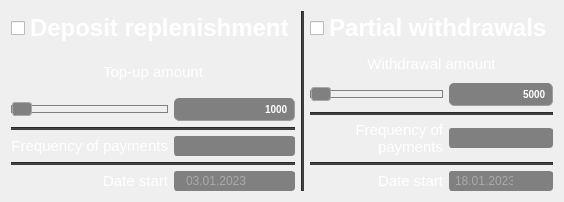
     <widget class="QWidget" name="horizontalLayoutWidget_2">
      <property name="geometry">
       <rect>
        <x>10</x>
        <y>290</y>
        <width>501</width>
        <height>202</height>
       </rect>
      </property>
      <layout class="QHBoxLayout" name="horizontalLayout_2">
       <item>
        <layout class="QGridLayout" name="gridLayout_5">
         <item row="4" column="0" colspan="2">
          <widget class="Line" name="line_11">
           <property name="styleSheet">
            <string notr="true">* {
	
	background-color: rgb(60, 60, 61);
}</string>
           </property>
           <property name="orientation">
            <enum>Qt::Horizontal</enum>
           </property>
          </widget>
         </item>
         <item row="7" column="1">
          <widget class="QDateEdit" name="dateEdit_in">
           <property name="enabled">
            <bool>false</bool>
           </property>
           <property name="styleSheet">
            <string notr="true">QDateEdit::down-arrow {
    image: url(:/icons/img/arrow_down);
}

QDateEdit {
    border: 1px solid gray;
    border-radius: 3px;
    padding: 1px 18px 1px 3px;
    min-width: 6em;
	color: white;
}

QDateEdit:editable {
    background: gray;
	color: white;
}

QDateEdit:!editable, QDateEdit::drop-down:editable {
     background: qlineargradient(x1: 0, y1: 0, x2: 0, y2: 1,
                                 stop: 0 #ea7d00, stop: 0.4 #ea7d00,
                                 stop: 0.5 #ea7d00, stop: 1.0 #ea7d00);
	color: white;
}

/* QComboBox gets the &quot;on&quot; state when the popup is open */
QDateEdit:!editable:on, QDateEdit::drop-down:editable:on{
    background: qlineargradient(x1: 0, y1: 0, x2: 0, y2: 1,
                                stop: 0 #ea7d00, stop: 0.4 #ea7d00,
                                stop: 0.5 #ea7d00, stop: 1.0 #ea7d00);
}

QDateEdit:on { /* shift the text when the popup opens */
    padding-top: 3px;
    padding-left: 4px;
	color: white;
}

QDateEdit::drop-down {
    subcontrol-origin: padding;
    subcontrol-position: top right;
    width: 20px;
	color: white;
    border-left-width: 1px;
    border-left-color: gray;
    border-left-style: solid; /* just a single line */
    border-top-right-radius: 3px; /* same radius as the QComboBox */
    border-bottom-right-radius: 3px;
}

QDateEdit::down-arrow:on { /* shift the arrow when popup is open */
    top: 1px;
    left: 1px;
	color: white;
}

QDateEdit::disabled {
	color: darkgray;
}

QDateEdit::drop-down:disabled {
     background: qlineargradient(x1: 0, y1: 0, x2: 0, y2: 1,
                                 stop: 0 gray, stop: 0.4 gray,
                                 stop: 0.5 gray, stop: 1.0 gray);
}

QDateEdit QAbstractItemView 
{
	outline: 1px;  
    selection-background-color: #ea7d00;
    selection-color: white;
	color: white;
	alternate-background-color: #6D6D6D;
}


QCalendarWidget QToolButton#qt_calendar_prevmonth 
{
    qproperty-icon: url(:/icons/img/back);
}

QCalendarWidget QToolButton#qt_calendar_nextmonth 
{
    qproperty-icon: url(:/icons/img/forward);
}

QCalendarWidget QWidget#qt_calendar_monthbutton, #qt_calendar_yearbutton
{
    selection-background-color: #ea7d00;
    selection-color: white;
	color: white;
}

QCalendarWidget QToolButton::menu-indicator {
    image: none; 
}

QCalendarWidget QToolButton QMenu {

    selection-background-color: #ea7d00;
    selection-color: white;
	color: white;
}</string>
           </property>
           <property name="inputMethodHints">
            <set>Qt::ImhPreferNumbers</set>
           </property>
           <property name="wrapping">
            <bool>false</bool>
           </property>
           <property name="alignment">
            <set>Qt::AlignCenter</set>
           </property>
           <property name="buttonSymbols">
            <enum>QAbstractSpinBox::UpDownArrows</enum>
           </property>
           <property name="currentSection">
            <enum>QDateTimeEdit::DaySection</enum>
           </property>
           <property name="displayFormat">
            <string>dd.MM.yyyy</string>
           </property>
           <property name="calendarPopup">
            <bool>true</bool>
           </property>
           <property name="currentSectionIndex">
            <number>0</number>
           </property>
           <property name="timeSpec">
            <enum>Qt::LocalTime</enum>
           </property>
           <property name="date">
            <date>
             <year>2023</year>
             <month>1</month>
             <day>3</day>
            </date>
           </property>
          </widget>
         </item>
         <item row="1" column="0" colspan="2">
          <widget class="QLabel" name="label_in">
           <property name="enabled">
            <bool>false</bool>
           </property>
           <property name="styleSheet">
            <string notr="true">* {
     font:  15px;
	color: rgb(255, 255, 255);
}</string>
           </property>
           <property name="text">
            <string>Top-up amount</string>
           </property>
           <property name="alignment">
            <set>Qt::AlignCenter</set>
           </property>
           <property name="wordWrap">
            <bool>true</bool>
           </property>
          </widget>
         </item>
         <item row="7" column="0">
          <widget class="QLabel" name="label_date_in">
           <property name="enabled">
            <bool>false</bool>
           </property>
           <property name="layoutDirection">
            <enum>Qt::LeftToRight</enum>
           </property>
           <property name="styleSheet">
            <string notr="true">* {
     font:  15px;
	color: rgb(255, 255, 255);
}</string>
           </property>
           <property name="text">
            <string>Date start</string>
           </property>
           <property name="alignment">
            <set>Qt::AlignRight|Qt::AlignTrailing|Qt::AlignVCenter</set>
           </property>
           <property name="wordWrap">
            <bool>true</bool>
           </property>
          </widget>
         </item>
         <item row="5" column="1">
          <widget class="QComboBox" name="comboBox_period_in">
           <property name="enabled">
            <bool>false</bool>
           </property>
           <property name="styleSheet">
            <string notr="true">QComboBox::down-arrow {
    image: url(:/icons/img/arrow_down);
}

QComboBox {
    border: 1px solid gray;
    border-radius: 3px;
    padding: 1px 18px 1px 3px;
    min-width: 6em;
	color: white;
}

QComboBox:editable {
    background: gray;
	color: white;
}

QComboBox:!editable, QComboBox::drop-down:editable {
     background: qlineargradient(x1: 0, y1: 0, x2: 0, y2: 1,
                                 stop: 0 #ea7d00, stop: 0.4 #ea7d00,
                                 stop: 0.5 #ea7d00, stop: 1.0 #ea7d00);
	color: white;
}

/* QComboBox gets the &quot;on&quot; state when the popup is open */
QComboBox:!editable:on, QComboBox::drop-down:editable:on{
    background: qlineargradient(x1: 0, y1: 0, x2: 0, y2: 1,
                                stop: 0 #ea7d00, stop: 0.4 #ea7d00,
                                stop: 0.5 #ea7d00, stop: 1.0 #ea7d00);
	color: white;
}

QComboBox:on { /* shift the text when the popup opens */
    padding-top: 3px;
    padding-left: 4px;
	color: white;
}

QComboBox::drop-down {
    subcontrol-origin: padding;
    subcontrol-position: top right;
    width: 20px;
	color: white;
    border-left-width: 1px;
    border-left-color: gray;
    border-left-style: solid; /* just a single line */
    border-top-right-radius: 3px; /* same radius as the QComboBox */
    border-bottom-right-radius: 3px;
}

QComboBox::down-arrow:on { /* shift the arrow when popup is open */
    top: 1px;
    left: 1px;
	color: white;
}

QComboBox::drop-down:disabled {
     background: qlineargradient(x1: 0, y1: 0, x2: 0, y2: 1,
                                 stop: 0 gray, stop: 0.4 gray,
                                 stop: 0.5 gray, stop: 1.0 gray);
	color: white;
}

QComboBox QAbstractItemView {

    selection-background-color: rgb(234, 126, 0);
    selection-color: white;
	color: white;
}</string>
           </property>
           <property name="editable">
            <bool>true</bool>
           </property>
          </widget>
         </item>
         <item row="6" column="0" colspan="2">
          <widget class="Line" name="line_12">
           <property name="styleSheet">
            <string notr="true">* {
	
	background-color: rgb(60, 60, 61);
}</string>
           </property>
           <property name="orientation">
            <enum>Qt::Horizontal</enum>
           </property>
          </widget>
         </item>
         <item row="2" column="0">
          <widget class="QSlider" name="horSlider_sum_in">
           <property name="enabled">
            <bool>false</bool>
           </property>
           <property name="styleSheet">
            <string notr="true">QSlider::groove:horizontal {
    border: 1px solid rgb(196, 105, 1);
    height: 6px; /* the groove expands to the size of the slider by default. by giving it a height, it has a fixed size */
    background: qlineargradient(x1:0, y1:0, x2:0, y2:1, stop:0 , stop:1 );
    margin: 2px 0;
}

QSlider::handle:horizontal {
    background: qlineargradient(x1:0, y1:0, x2:1, y2:1, stop:0 #ea7d00, stop:1 #ea7d00);
    border: 1px solid rgb(196, 105, 1);
    width: 18px;
    margin: -4px 0; /* handle is placed by default on the contents rect of the groove. Expand outside the groove */
    border-radius: 3px;
}
QSlider::groove:disabled{
	border: 1px solid gray;
    height: 6px; /* the groove expands to the size of the slider by default. by giving it a height, it has a fixed size */
    background: qlineargradient(x1:0, y1:0, x2:0, y2:1, stop:0 , stop:1 );
    margin: 2px 0;
}
QSlider::handle:disabled {
    background: qlineargradient(x1:0, y1:0, x2:1, y2:1, stop:0 gray, stop:1 gray);
    border: 1px solid darkgray;
    width: 18px;
    margin: -4px 0; /* handle is placed by default on the contents rect of the groove. Expand outside the groove */
    border-radius: 3px;
}
</string>
           </property>
           <property name="minimum">
            <number>100</number>
           </property>
           <property name="maximum">
            <number>1000000</number>
           </property>
           <property name="singleStep">
            <number>1000</number>
           </property>
           <property name="pageStep">
            <number>10000</number>
           </property>
           <property name="value">
            <number>100</number>
           </property>
           <property name="sliderPosition">
            <number>100</number>
           </property>
           <property name="orientation">
            <enum>Qt::Horizontal</enum>
           </property>
          </widget>
         </item>
         <item row="2" column="1">
          <widget class="QLineEdit" name="lineEdit_sum_in">
           <property name="enabled">
            <bool>false</bool>
           </property>
           <property name="styleSheet">
            <string notr="true">QLineEdit {
     background-color: gray;
	color: #fff;
     border-radius: 5px;
     font:  bold 10px;
     padding: 3px;
	border-style: outset;
	border-width: 0px 1px 1px 0px;
	border-color: rgb(158, 158, 158);
 }</string>
           </property>
           <property name="inputMethodHints">
            <set>Qt::ImhDigitsOnly</set>
           </property>
           <property name="inputMask">
            <string/>
           </property>
           <property name="text">
            <string>1000</string>
           </property>
           <property name="alignment">
            <set>Qt::AlignRight|Qt::AlignTrailing|Qt::AlignVCenter</set>
           </property>
          </widget>
         </item>
         <item row="5" column="0">
          <widget class="QLabel" name="label_period_in">
           <property name="enabled">
            <bool>false</bool>
           </property>
           <property name="styleSheet">
            <string notr="true">* {
     font:  15px;
	color: rgb(255, 255, 255);
}</string>
           </property>
           <property name="text">
            <string>Frequency of payments</string>
           </property>
           <property name="alignment">
            <set>Qt::AlignRight|Qt::AlignTrailing|Qt::AlignVCenter</set>
           </property>
           <property name="wordWrap">
            <bool>true</bool>
           </property>
          </widget>
         </item>
         <item row="0" column="0" colspan="2">
          <widget class="QCheckBox" name="checkBox_dep_in">
           <property name="font">
            <font>
             <pointsize>18</pointsize>
             <italic>false</italic>
             <bold>true</bold>
            </font>
           </property>
           <property name="layoutDirection">
            <enum>Qt::LeftToRight</enum>
           </property>
           <property name="styleSheet">
            <string notr="true">* {
	font: bold text-wrap;
	color: white;
}

QCheckBox::indicator:unchecked {
	image: url(:/icons/img/unchecked);
	width: 20px;
	height: 20px;
}

QCheckBox::indicator:checked {
	image: url(:/icons/img/checked50);
	width: 20px;
	height: 20px;
}</string>
           </property>
           <property name="text">
            <string>Deposit replenishment</string>
           </property>
          </widget>
         </item>
        </layout>
       </item>
       <item>
        <widget class="Line" name="line_7">
         <property name="styleSheet">
          <string notr="true">* {
	
	background-color: rgb(60, 60, 61);
}</string>
         </property>
         <property name="orientation">
          <enum>Qt::Vertical</enum>
         </property>
        </widget>
       </item>
       <item>
        <layout class="QGridLayout" name="gridLayout_4">
         <item row="4" column="0">
          <widget class="QLabel" name="label_period_out">
           <property name="enabled">
            <bool>false</bool>
           </property>
           <property name="styleSheet">
            <string notr="true">* {
     font:  15px;
	color: rgb(255, 255, 255);
}</string>
           </property>
           <property name="text">
            <string>Frequency of payments</string>
           </property>
           <property name="alignment">
            <set>Qt::AlignRight|Qt::AlignTrailing|Qt::AlignVCenter</set>
           </property>
           <property name="wordWrap">
            <bool>true</bool>
           </property>
          </widget>
         </item>
         <item row="4" column="1">
          <widget class="QComboBox" name="comboBox_period_out">
           <property name="enabled">
            <bool>false</bool>
           </property>
           <property name="styleSheet">
            <string notr="true">QComboBox::down-arrow {
    image: url(:/icons/img/arrow_down);
}

QComboBox {
    border: 1px solid gray;
    border-radius: 3px;
    padding: 1px 18px 1px 3px;
    min-width: 6em;
	color: white;
}

QComboBox:editable {
    background: gray;
	color: white;
}

QComboBox:!editable, QComboBox::drop-down:editable {
     background: qlineargradient(x1: 0, y1: 0, x2: 0, y2: 1,
                                 stop: 0 #ea7d00, stop: 0.4 #ea7d00,
                                 stop: 0.5 #ea7d00, stop: 1.0 #ea7d00);
	color: white;
}

/* QComboBox gets the &quot;on&quot; state when the popup is open */
QComboBox:!editable:on, QComboBox::drop-down:editable:on{
    background: qlineargradient(x1: 0, y1: 0, x2: 0, y2: 1,
                                stop: 0 #ea7d00, stop: 0.4 #ea7d00,
                                stop: 0.5 #ea7d00, stop: 1.0 #ea7d00);
	color: white;
}

QComboBox:on { /* shift the text when the popup opens */
    padding-top: 3px;
    padding-left: 4px;
	color: white;
}

QComboBox::drop-down {
    subcontrol-origin: padding;
    subcontrol-position: top right;
    width: 20px;
	color: white;
    border-left-width: 1px;
    border-left-color: gray;
    border-left-style: solid; /* just a single line */
    border-top-right-radius: 3px; /* same radius as the QComboBox */
    border-bottom-right-radius: 3px;
}

QComboBox::down-arrow:on { /* shift the arrow when popup is open */
    top: 1px;
    left: 1px;
	color: white;
}

QComboBox::drop-down:disabled {
     background: qlineargradient(x1: 0, y1: 0, x2: 0, y2: 1,
                                 stop: 0 gray, stop: 0.4 gray,
                                 stop: 0.5 gray, stop: 1.0 gray);
	color: white;
}

QComboBox QAbstractItemView {

    selection-background-color: rgb(234, 126, 0);
    selection-color: white;
	color: white;
}</string>
           </property>
           <property name="editable">
            <bool>true</bool>
           </property>
          </widget>
         </item>
         <item row="5" column="0" colspan="2">
          <widget class="Line" name="line_14">
           <property name="styleSheet">
            <string notr="true">* {
	
	background-color: rgb(60, 60, 61);
}</string>
           </property>
           <property name="orientation">
            <enum>Qt::Horizontal</enum>
           </property>
          </widget>
         </item>
         <item row="1" column="0" colspan="2">
          <widget class="QLabel" name="label_out">
           <property name="enabled">
            <bool>false</bool>
           </property>
           <property name="styleSheet">
            <string notr="true">* {
     font:  15px;
	color: rgb(255, 255, 255);
}</string>
           </property>
           <property name="text">
            <string>Withdrawal amount</string>
           </property>
           <property name="alignment">
            <set>Qt::AlignCenter</set>
           </property>
          </widget>
         </item>
         <item row="6" column="0">
          <widget class="QLabel" name="label_date_out">
           <property name="enabled">
            <bool>false</bool>
           </property>
           <property name="layoutDirection">
            <enum>Qt::LeftToRight</enum>
           </property>
           <property name="styleSheet">
            <string notr="true">* {
     font:  15px;
	color: rgb(255, 255, 255);
}</string>
           </property>
           <property name="text">
            <string>Date start</string>
           </property>
           <property name="alignment">
            <set>Qt::AlignRight|Qt::AlignTrailing|Qt::AlignVCenter</set>
           </property>
           <property name="wordWrap">
            <bool>true</bool>
           </property>
          </widget>
         </item>
         <item row="2" column="0">
          <widget class="QSlider" name="horSlider_sum_out">
           <property name="enabled">
            <bool>false</bool>
           </property>
           <property name="styleSheet">
            <string notr="true">QSlider::groove:horizontal {
    border: 1px solid rgb(196, 105, 1);
    height: 6px; /* the groove expands to the size of the slider by default. by giving it a height, it has a fixed size */
    background: qlineargradient(x1:0, y1:0, x2:0, y2:1, stop:0 , stop:1 );
    margin: 2px 0;
}

QSlider::handle:horizontal {
    background: qlineargradient(x1:0, y1:0, x2:1, y2:1, stop:0 #ea7d00, stop:1 #ea7d00);
    border: 1px solid rgb(196, 105, 1);
    width: 18px;
    margin: -4px 0; /* handle is placed by default on the contents rect of the groove. Expand outside the groove */
    border-radius: 3px;
}
QSlider::groove:disabled{
	border: 1px solid gray;
    height: 6px; /* the groove expands to the size of the slider by default. by giving it a height, it has a fixed size */
    background: qlineargradient(x1:0, y1:0, x2:0, y2:1, stop:0 , stop:1 );
    margin: 2px 0;
}
QSlider::handle:disabled {
    background: qlineargradient(x1:0, y1:0, x2:1, y2:1, stop:0 gray, stop:1 gray);
    border: 1px solid darkgray;
    width: 18px;
    margin: -4px 0; /* handle is placed by default on the contents rect of the groove. Expand outside the groove */
    border-radius: 3px;
}
</string>
           </property>
           <property name="minimum">
            <number>100</number>
           </property>
           <property name="maximum">
            <number>1000000</number>
           </property>
           <property name="singleStep">
            <number>1000</number>
           </property>
           <property name="pageStep">
            <number>10000</number>
           </property>
           <property name="value">
            <number>100</number>
           </property>
           <property name="sliderPosition">
            <number>100</number>
           </property>
           <property name="orientation">
            <enum>Qt::Horizontal</enum>
           </property>
          </widget>
         </item>
         <item row="0" column="0" colspan="2">
          <widget class="QCheckBox" name="checkBox_dep_out">
           <property name="font">
            <font>
             <pointsize>18</pointsize>
             <italic>false</italic>
             <bold>true</bold>
            </font>
           </property>
           <property name="styleSheet">
            <string notr="true">* {
	font: bold text-wrap;
	color: white;
}

QCheckBox::indicator:unchecked {
	image: url(:/icons/img/unchecked);
	width: 20px;
	height: 20px;
}

QCheckBox::indicator:checked {
	image: url(:/icons/img/checked50);
	width: 20px;
	height: 20px;
}</string>
           </property>
           <property name="text">
            <string>Partial withdrawals</string>
           </property>
          </widget>
         </item>
         <item row="2" column="1">
          <widget class="QLineEdit" name="lineEdit_sum_out">
           <property name="enabled">
            <bool>false</bool>
           </property>
           <property name="styleSheet">
            <string notr="true">QLineEdit {
     background-color: gray;
	color: #fff;
     border-radius: 5px;
     font:  bold 10px;
     padding: 3px;
	border-style: outset;
	border-width: 0px 1px 1px 0px;
	border-color: rgb(158, 158, 158);
 }</string>
           </property>
           <property name="inputMethodHints">
            <set>Qt::ImhDigitsOnly</set>
           </property>
           <property name="inputMask">
            <string/>
           </property>
           <property name="text">
            <string>5000</string>
           </property>
           <property name="alignment">
            <set>Qt::AlignRight|Qt::AlignTrailing|Qt::AlignVCenter</set>
           </property>
          </widget>
         </item>
         <item row="3" column="0" colspan="2">
          <widget class="Line" name="line_13">
           <property name="styleSheet">
            <string notr="true">* {
	
	background-color: rgb(60, 60, 61);
}</string>
           </property>
           <property name="orientation">
            <enum>Qt::Horizontal</enum>
           </property>
          </widget>
         </item>
         <item row="6" column="1">
          <widget class="QDateEdit" name="dateEdit_out">
           <property name="enabled">
            <bool>false</bool>
           </property>
           <property name="styleSheet">
            <string notr="true">QDateEdit::down-arrow {
    image: url(:/icons/img/arrow_down);
}

QDateEdit {
    border: 1px solid gray;
    border-radius: 3px;
    padding: 1px 18px 1px 3px;
    min-width: 6em;
	color: white;
}

QDateEdit:editable {
    background: gray;
	color: white;
}

QDateEdit:!editable, QDateEdit::drop-down:editable {
     background: qlineargradient(x1: 0, y1: 0, x2: 0, y2: 1,
                                 stop: 0 #ea7d00, stop: 0.4 #ea7d00,
                                 stop: 0.5 #ea7d00, stop: 1.0 #ea7d00);
	color: white;
}

/* QComboBox gets the &quot;on&quot; state when the popup is open */
QDateEdit:!editable:on, QDateEdit::drop-down:editable:on{
    background: qlineargradient(x1: 0, y1: 0, x2: 0, y2: 1,
                                stop: 0 #ea7d00, stop: 0.4 #ea7d00,
                                stop: 0.5 #ea7d00, stop: 1.0 #ea7d00);
}

QDateEdit:on { /* shift the text when the popup opens */
    padding-top: 3px;
    padding-left: 4px;
	color: white;
}

QDateEdit::drop-down {
    subcontrol-origin: padding;
    subcontrol-position: top right;
    width: 20px;
	color: white;
    border-left-width: 1px;
    border-left-color: gray;
    border-left-style: solid; /* just a single line */
    border-top-right-radius: 3px; /* same radius as the QComboBox */
    border-bottom-right-radius: 3px;
}

QDateEdit::down-arrow:on { /* shift the arrow when popup is open */
    top: 1px;
    left: 1px;
	color: white;
}

QDateEdit::disabled {
	color: darkgray;
}

QDateEdit::drop-down:disabled {
     background: qlineargradient(x1: 0, y1: 0, x2: 0, y2: 1,
                                 stop: 0 gray, stop: 0.4 gray,
                                 stop: 0.5 gray, stop: 1.0 gray);
}

QDateEdit QAbstractItemView 
{
	outline: 1px;  
    selection-background-color: #ea7d00;
    selection-color: white;
	color: white;
	alternate-background-color: #6D6D6D;
}


QCalendarWidget QToolButton#qt_calendar_prevmonth 
{
    qproperty-icon: url(:/icons/img/back);
}

QCalendarWidget QToolButton#qt_calendar_nextmonth 
{
    qproperty-icon: url(:/icons/img/forward);
}

QCalendarWidget QWidget#qt_calendar_monthbutton, #qt_calendar_yearbutton
{
    selection-background-color: #ea7d00;
    selection-color: white;
	color: white;
}

QCalendarWidget QToolButton::menu-indicator {
    image: none; 
}

QCalendarWidget QToolButton QMenu {

    selection-background-color: #ea7d00;
    selection-color: white;
	color: white;
}</string>
           </property>
           <property name="inputMethodHints">
            <set>Qt::ImhPreferNumbers</set>
           </property>
           <property name="wrapping">
            <bool>false</bool>
           </property>
           <property name="alignment">
            <set>Qt::AlignCenter</set>
           </property>
           <property name="buttonSymbols">
            <enum>QAbstractSpinBox::UpDownArrows</enum>
           </property>
           <property name="currentSection">
            <enum>QDateTimeEdit::DaySection</enum>
           </property>
           <property name="displayFormat">
            <string>dd.MM.yyyy</string>
           </property>
           <property name="calendarPopup">
            <bool>true</bool>
           </property>
           <property name="currentSectionIndex">
            <number>0</number>
           </property>
           <property name="timeSpec">
            <enum>Qt::LocalTime</enum>
           </property>
           <property name="date">
            <date>
             <year>2023</year>
             <month>1</month>
             <day>18</day>
            </date>
           </property>
          </widget>
         </item>
        </layout>
       </item>
      </layout>
     </widget>
